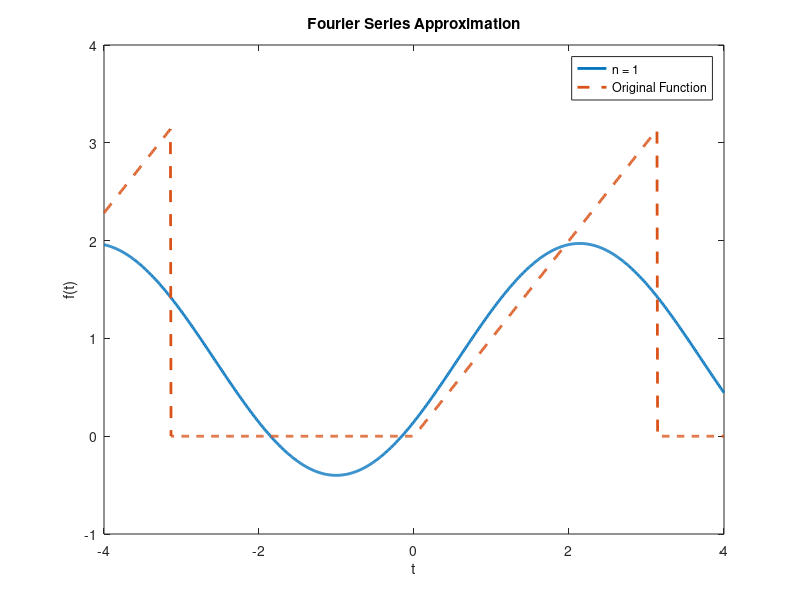
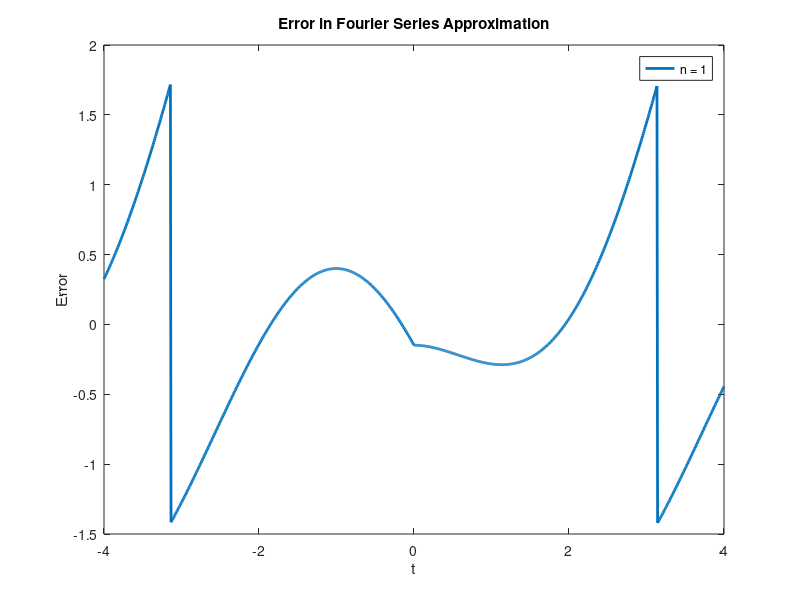
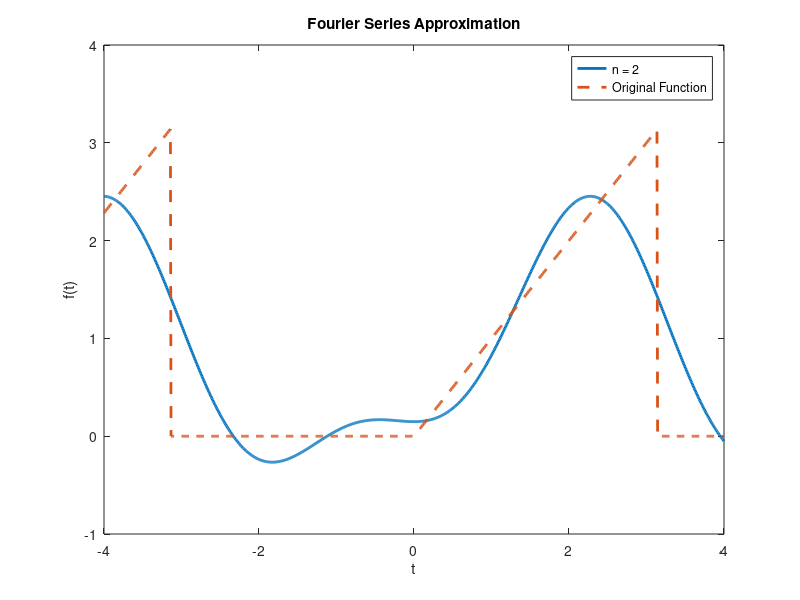
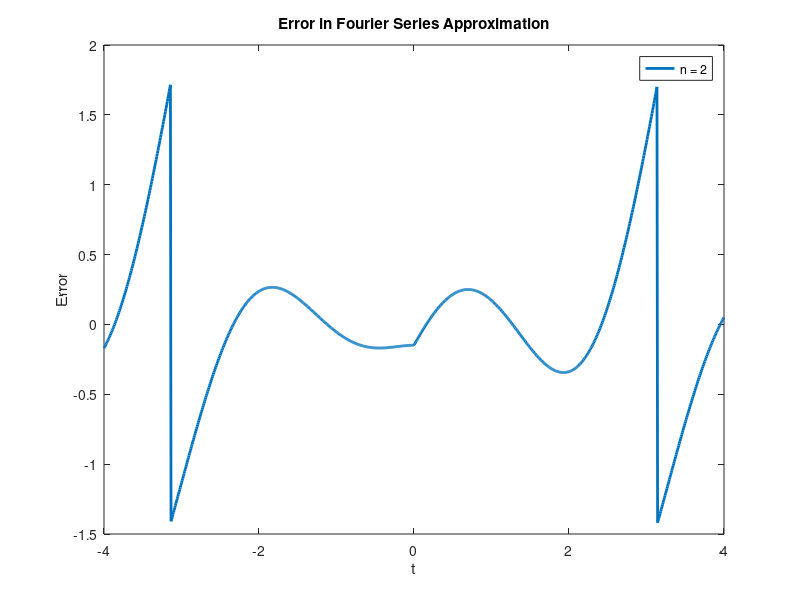

The MATLAB source for these figures, in order:
%%
f = @(t) (t.*(0 <= t & t < pi)) + ((t+2*pi).*(-2*pi <= t & t < -pi));
t = linspace(-4, 4, 1000);
N = 6;
a0 = (1/(2*pi)) * integral(@(t) f(t), -pi, pi);
partialSums = a0;

for n = 1:N
    errors = zeros(size(t));
    
    a_n = (1/pi) * integral(@(t) f(t) .* cos(n*t), -pi, pi);
    b_n = (1/pi) * integral(@(t) f(t) .* sin(n*t), -pi, pi);
    partialSums = partialSums + a_n * cos(n*t) + b_n * sin(n*t);
    figure;
    errors = errors + f(t) - partialSums;
    plot(t, partialSums, 'LineWidth', 2);
    hold on;
    plot(t, f(t), 'LineWidth', 2, 'LineStyle', '--');
    title('Fourier Series Approximation');
    xlabel('t');
    ylabel('f(t)');
    legend(sprintf('n = %d', n), 'Original Function');
    figure;
    plot(t, errors, 'LineWidth', 2);
    title('Error in Fourier Series Approximation');
    xlabel('t');
    ylabel('Error');
    legend(sprintf('n = %d', n));
end
%%
A = [2 3; 2 1];
[X, Y] = meshgrid(-1:0.1:1, -1:0.1:1);
U = A(1,1) * X + A(1,2) * Y;
V = A(2,1) * X + A(2,2) * Y;

figure;
quiver(X, Y, U, V);
xlabel('X');
ylabel('Y');
title('Phase Portrait');
axis tight;
grid on;

A = [-10 6; 15 -19];
[X, Y] = meshgrid(-1:0.1:1, -1:0.1:1);
U = A(1,1) * X + A(1,2) * Y;
V = A(2,1) * X + A(2,2) * Y;

figure;
quiver(X, Y, U, V);
xlabel('X');
ylabel('Y');
title('Phase Portrait');
axis tight;
grid on;

A = [3 -18; 2 -9];
[X, Y] = meshgrid(-1:0.1:1, -1:0.1:1);
U = A(1,1) * X + A(1,2) * Y;
V = A(2,1) * X + A(2,2) * Y;

figure;
quiver(X, Y, U, V);
xlabel('X');
ylabel('Y');
title('Phase Portrait');
axis tight;
grid on;
